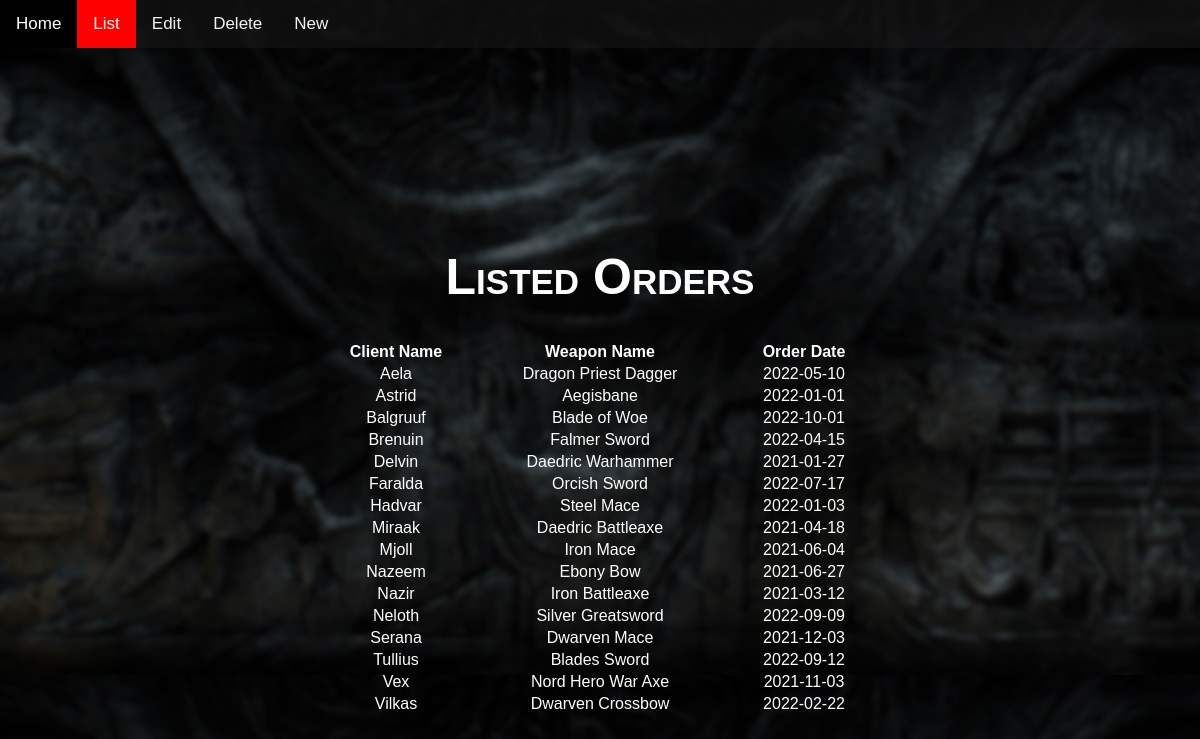
The app's page /Web/php/php_specific/list_order.php with its own data.
### tables this page shows
CREATE TABLE `orders` (
  `clientname` varchar(50) NOT NULL,
  `weaponname` varchar(50) NOT NULL,
  `orderdate` date NOT NULL
);

### Web/php/php_specific/list_order.php (the view, shortened to what this page needs)
<!DOCTYPE html>
<html lang="en">
<head>
    <link rel="stylesheet" href="../../style/style.css">
</head>
<body>
    <div class="topnav">
        <a href="../index.php">Home</a>
        <a href="../list.php" class="active">List</a>
        <a href="../edit.php">Edit</a>
        <a href="../delete.php">Delete</a>
        <a href="../new.php">New</a>
    </div>
    <div id="maindiv">
        <h1 id="maintitle">Listed Orders</h1>
        <table class="listeditems">
            <tr><th>Client Name</th><th>Weapon Name</th><th>Order Date</th></tr>
        <?php
        require_once('../connect.php');
        $sql = "SELECT * FROM orders";
        $result = $connect -> query($sql);
        if($result)
        {
            while($row = $result -> fetch_array())
            {
                echo "<tr><td>{$row[0]}</td><td>{$row[1]}</td><td>{$row[2]}</td></tr>";
            }
        }
        ?>
        </table>
    </div>
</body>
</html>

### Web/style/style.css (style rules this page uses)
body { font-family: Arial, Helvetica, sans-serif; background-image: url(../style/swsbg2.jpg); background-size: 100% auto; margin-top: 0; margin-left: 0; margin-right: 0; }
.topnav { background: rgba(30, 30, 30, 0.4); overflow: hidden; }
.topnav a { float: left; color: #f2f2f2; text-align: center; padding: 14px 16px; text-decoration: none; font-size: 17px; }
.topnav a.active { background-color: red; color: white; }
#maindiv { text-align: center; margin-left: auto; margin-right: auto; margin-top: 200px; }
#maintitle { color: white; font-variant: small-caps; font-size: 50px; }
.listeditems { color: white; margin-left: auto; margin-right: auto; }
td, th { width: 200px; }

### records on screen
orders: clientname "Aela", weaponname "Dragon Priest Dagger", orderdate "2022-05-10"
orders: clientname "Astrid", weaponname "Aegisbane", orderdate "2022-01-01"
orders: clientname "Balgruuf", weaponname "Blade of Woe", orderdate "2022-10-01"
orders: clientname "Brenuin", weaponname "Falmer Sword", orderdate "2022-04-15"
orders: clientname "Delvin", weaponname "Daedric Warhammer", orderdate "2021-01-27"
orders: clientname "Faralda", weaponname "Orcish Sword", orderdate "2022-07-17"
orders: clientname "Hadvar", weaponname "Steel Mace", orderdate "2022-01-03"
orders: clientname "Miraak", weaponname "Daedric Battleaxe", orderdate "2021-04-18"
orders: clientname "Mjoll", weaponname "Iron Mace", orderdate "2021-06-04"
orders: clientname "Nazeem", weaponname "Ebony Bow", orderdate "2021-06-27"
orders: clientname "Nazir", weaponname "Iron Battleaxe", orderdate "2021-03-12"
orders: clientname "Neloth", weaponname "Silver Greatsword", orderdate "2022-09-09"
orders: clientname "Serana", weaponname "Dwarven Mace", orderdate "2021-12-03"
orders: clientname "Tullius", weaponname "Blades Sword", orderdate "2022-09-12"
orders: clientname "Vex", weaponname "Nord Hero War Axe", orderdate "2021-11-03"
orders: clientname "Vilkas", weaponname "Dwarven Crossbow", orderdate "2022-02-22"
